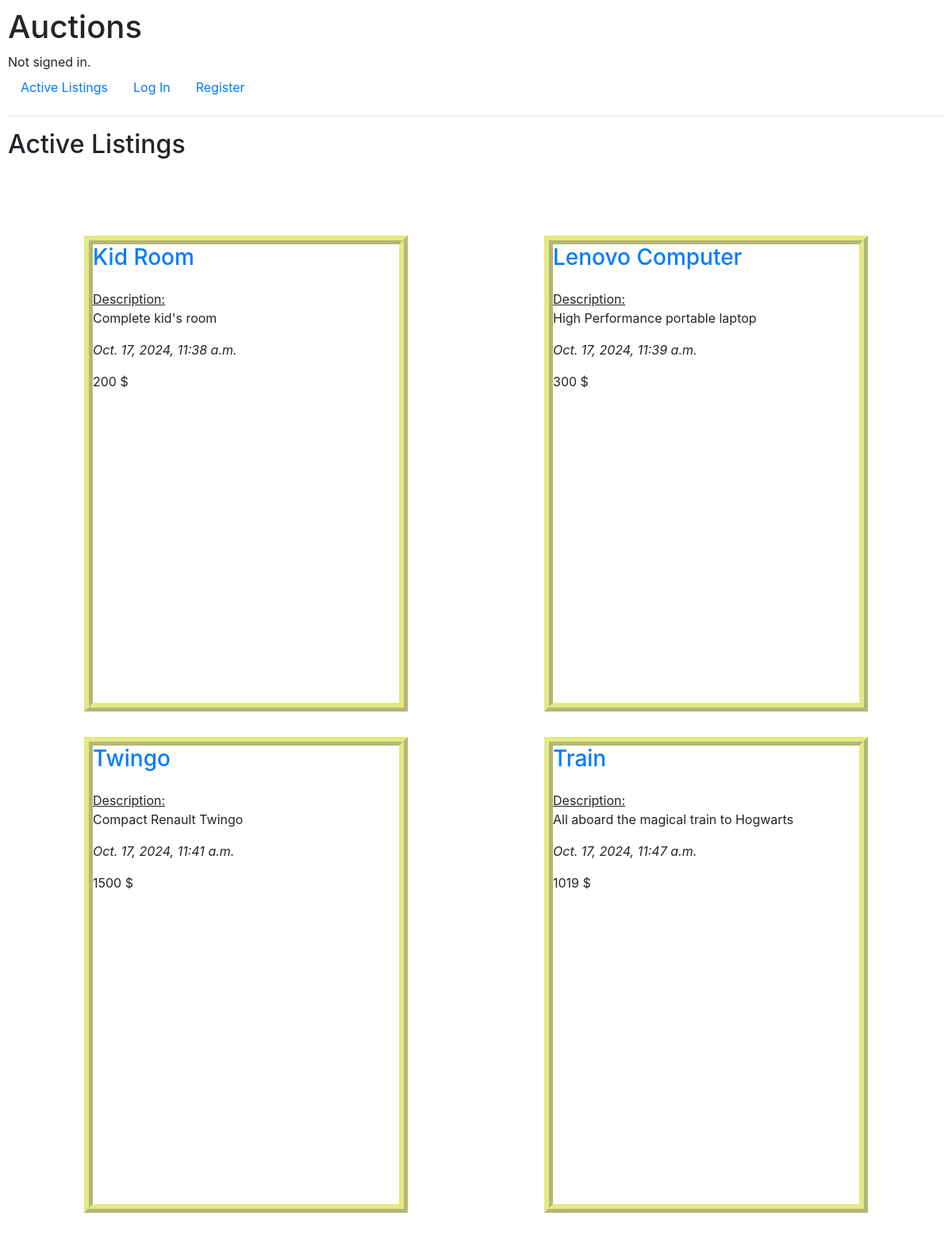
The page / on the database its author committed.
### auctions/models.py (models this page shows, shortened)
class AuctionListing(models.Model):
    product = models.ForeignKey(Product, on_delete=models.CASCADE, related_name="listing_product_ref", null=True, blank=True)
    bid = models.ForeignKey(Bid, on_delete=models.SET_NULL, related_name="bid_ref", null=True, blank=True)
    comment = models.ForeignKey(Comment, on_delete=models.SET_NULL, related_name="comment_ref", null=True, blank=True)
    date = models.DateTimeField(auto_now_add=True)
    active = models.BooleanField(default=True)

class Product(models.Model):
    user = models.ForeignKey(User, on_delete=models.CASCADE, related_name="product_user", null=True, blank=True)
    name = models.CharField(max_length=64)
    category = models.ForeignKey(Category, on_delete=models.CASCADE, related_name="category_ref")
    description = models.TextField()
    initial_price = models.IntegerField(default=1)
    picture = models.CharField(max_length=128, blank=True, null=True)

class Bid(models.Model):
    user = models.ForeignKey(User, on_delete=models.CASCADE, related_name="bid_user")
    product = models.ForeignKey(Product, on_delete=models.CASCADE, related_name="bid_product_ref")
    owner = models.BooleanField(default=False)
    amount = models.IntegerField()
    time = models.DateTimeField(auto_now_add=True)

### auctions/views.py (the view)
# urls.py: path("", views.index, name="index"),
def index(request):
    active_listing = AuctionListing.objects.filter(active=True)
    return render(request, "auctions/index.html", {
        "active_listing": active_listing
    })

### auctions/templates/auctions/index.html (shortened to what this page needs)
{% extends "auctions/layout.html" %}
{% load static %}
{% block body %}
    <h2>Active Listings</h2>
    <div class="flex-container">
      {% for item in active_listing %}
        <div class="flex-item">
          <h3><a href="{% url 'page' item.id%}">{{ item.product.name }}</a></h3>
          <u>Description:</u><br>
          <p>{{ item.product.description }}</p>
          <p><i>{{ item.date }}</i></p>
          <p>{{ item.bid.amount }} $</p>
        </div>
      {% endfor %}
    </div>
{% endblock %}

### auctions/static/auctions/styles.css (style rules this page uses)
body { padding: 10px; }
.flex-container { margin: 5em; display: flex; flex-wrap: wrap; justify-content: space-between; }
.flex-item { margin: 1em; height: 50vw; width: 40%; border: 3mm ridge rgba(211, 220, 50, .6); }

### rows shown on the page
AuctionListing: product.name "Kid Room", product.description "Complete kid's room", date "Oct. 17, 2024, 11:38 a.m.", bid.amount "200"
AuctionListing: product.name "Lenovo Computer", product.description "High Performance portable laptop", date "Oct. 17, 2024, 11:39 a.m.", bid.amount "300"
AuctionListing: product.name "Twingo", product.description "Compact Renault Twingo", date "Oct. 17, 2024, 11:41 a.m.", bid.amount "1500"
AuctionListing: product.name "Train", product.description "All aboard the magical train to Hogwarts", date "Oct. 17, 2024, 11:47 a.m.", bid.amount "1019"
